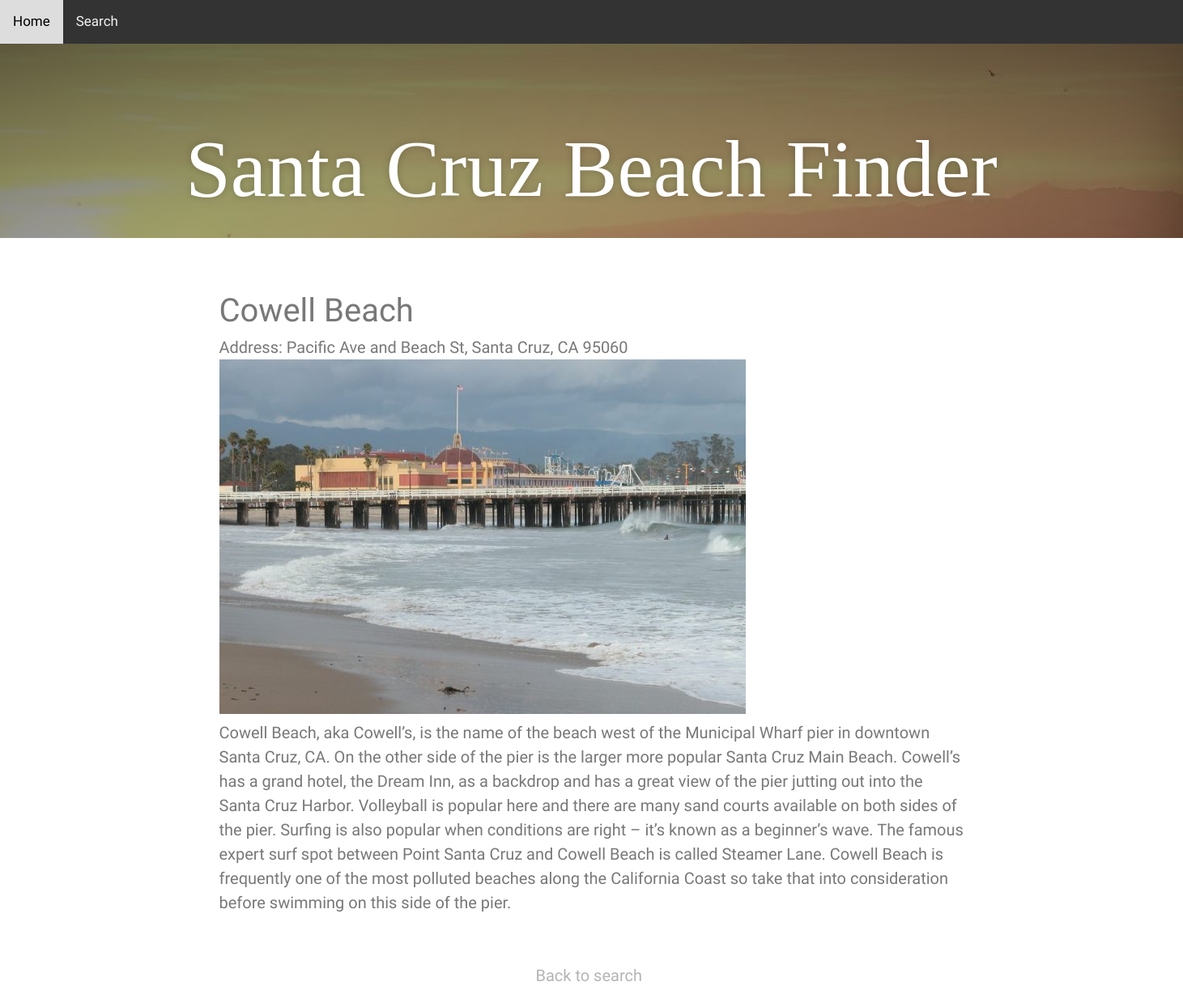
The app's page /beaches/1/ with its own data.
### beaches/models.py (models this page shows, shortened)
class Beach(models.Model):
	title_text = models.CharField(max_length=100)
	description_text = models.CharField(max_length=2000)
	address_text = models.CharField(max_length=100)
	is_pet_friendly = models.BooleanField(default=False)
	is_alcohol_friendly = models.BooleanField(default=False)
	is_open_after_sunset = models.BooleanField(default=False)
	is_bonfire_friendly = models.BooleanField(default=False)
	is_camping_friendly = models.BooleanField(default=False)
	is_good_for_surfing = models.BooleanField(default=False)
	has_free_parking = models.BooleanField(default=False)
	photo = models.ImageField(upload_to='beaches/static/media')

### beaches/views.py (the view)
# urls.py: url(r'^(?P<beach_id>[0-9]+)/$', views.details, name='details'),
def details(request, beach_id):
	beaches_list = Beach.objects.order_by('title_text')
	try:
		beach = beaches_list.get(pk=beach_id)
	except Beach.DoesNotExist:
		raise Http404("Beach does not exist.")
	photo = beach.photo
	photoURL = str(beach.photo.url)
	photoURL = photoURL[7:]
	context = {
		'beach_id':beach_id,
		'beach':beach,
		'photo':photo,
		'photoURL':photoURL,
	}
	return render(request, 'beaches/details.html', context)

### beaches/templates/beaches/details.html
{% extends 'beaches/base.html' %}
{% block content %}
<h1>{{beach.title_text}}</h1>
<h3>Address: {{beach.address_text}}</h3>
<img src="{{photoURL}}">
<p>{{beach.description_text}}</p>
<br><br>
<div class="centered2">
	<a href="/beaches/search/">Back to search</a>
</div>
{% endblock %}

### beaches/templates/beaches/base.html (shortened to what this page needs)
<!DOCTYPE html>
<html>
	<head>
		<link rel="stylesheet" href="/static/css/style.css">
	</head>
	<div class="topnav">
	  	<a href="/beaches/">Home</a>
	  	<a href="/beaches/search">Search</a>
	</div>
	<body>
		<div class="wrapper">
			<main>
				<section class ="module parallax beachfinderbg partialfill">
					<h1>Santa Cruz Beach Finder</h1>
				</section>
				<section class = "module content" id="block content">
					<div class="container 75width">
						{% block content %}
						{% endblock %}
					</div>
				</section>
			</main>
		</div>
	</body>
</html>

### beaches/static/css/style.css (style rules this page uses)
html, body, div, span, applet, object, iframe, h1, h2, h3, h4, h5, h6, p, blockquote, pre, a, abbr, acronym, address, big, cite, code, del, dfn, em, img, ins, kbd, q, s, samp, small, strike, strong, sub, sup, tt, var, b, u, i, center, dl, dt, dd, ol, ul, li, fieldset, form, label, legend, table, caption, tbody, tfoot, thead, tr, th, td, article, aside, canvas, details, embed, figure, figcaption, footer, header, hgroup, menu, nav, output, ruby, section, summary, time, mark, audio, video { margin: 0; padding: 0; border: 0; font-size: 100%; font: inherit; vertical-align: baseline; }
article, aside, details, figcaption, figure, footer, header, hgroup, menu, nav, section { display: block; }
body { line-height: 1; }
*, *:before, *:after { -webkit-box-sizing: border-box; -moz-box-sizing: border-box; box-sizing: border-box; }
body { background-color: #b4b4b4; color: #787878; font-family: "Cantarell", Helvetica, Arial, "Lucida Grande", sans-serif; font-size: 20px; line-height: 1.5; }
.wrapper { width: 100%; margin: 0 auto; }
main { display: block; background-color: #fff; }
.container { width: 100%; max-width: 960px; margin: 0 auto; padding: 0 20px; }
.centered2 { transform: translateX(42.5%); }
a { text-decoration: none; color: #b4b4b4; }
section.module:last-child { margin-bottom: 0; }
section.module h1 { font-family:"Cantarell", serif; font-size:40px; padding-top:20px; }
section.module p { font-family: "Cantarell", serif, Arial; font-size: 16px; font-weight: 300; }
section.module.content { padding: 40px 0; }
section.module.parallax { height: cover; background-position: 50% 50%; background-repeat: no-repeat; background-attachment: fixed; -webkit-background-size: cover; -moz-background-size: cover; -o-background-size: cover; background-size: cover; }
section.module.parallax.partialfill { height: 30vh; }
section.module.parallax h1 { color: rgb(255, 255, 255); font-family: serif; font-size: 148px; font-weight: 500; padding-top: 10vh; text-align: center; text-shadow: 0 0 10px rgba(0, 0, 0, 0.2); }
section.module.beachfinderbg { background-image: url('/static/media/header2filtered.jpg'); }
@media all and (min-width: 600px) { section.module p { font-size: 20px; } }
@media all and (min-width: 600px) { section.module.parallax h1 { font-size: 100px; } }
.topnav { background-color: #333; overflow: hidden; }
.topnav a { float: left; color: #f2f2f2; text-align: center; padding: 14px 16px; text-decoration: none; font-size: 17px; }

### records on screen
Beach: title_text "Cowell Beach", address_text "Pacific Ave and Beach St, Santa Cruz, CA 95060", description_text "Cowell Beach, aka Cowell’s, is the name of the beach west of the Municipal Wharf pier in downtown Santa Cruz, CA. On the other side of the pier is the larger more popular Santa Cruz Main Beach. Cowell’s has a grand hotel, the Dream Inn, as a backdrop and has a great view of the pier jutting out into the Santa Cruz Harbor. Volleyball is popular here and there are many sand courts available on both sides of the pier. Surfing is also popular when conditions are right – it’s known as a beginner’s wave. The famous expert surf spot between Point Santa Cruz and Cowell Beach is called Steamer Lane. Cowell Beach is frequently one of the most polluted beaches along the California Coast so take that…"
